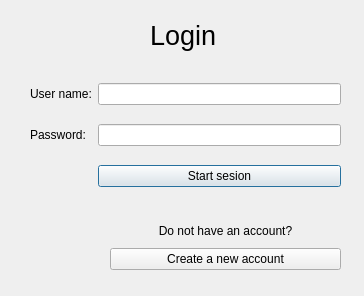
<?xml version="1.0" encoding="UTF-8"?>
<ui version="4.0">
 <class>Login</class>
 <widget class="QDialog" name="Login">
  <property name="geometry">
   <rect>
    <x>0</x>
    <y>0</y>
    <width>364</width>
    <height>296</height>
   </rect>
  </property>
  <property name="windowTitle">
   <string>Dialog</string>
  </property>
  <widget class="QLabel" name="lblLogin">
   <property name="geometry">
    <rect>
     <x>150</x>
     <y>20</y>
     <width>71</width>
     <height>31</height>
    </rect>
   </property>
   <property name="font">
    <font>
     <pointsize>20</pointsize>
    </font>
   </property>
   <property name="text">
    <string>Login</string>
   </property>
  </widget>
  <widget class="QWidget" name="">
   <property name="geometry">
    <rect>
     <x>30</x>
     <y>70</y>
     <width>311</width>
     <height>131</height>
    </rect>
   </property>
   <layout class="QGridLayout" name="gridLayout">
    <item row="0" column="0">
     <widget class="QLabel" name="lblUserName">
      <property name="text">
       <string>User name:</string>
      </property>
     </widget>
    </item>
    <item row="0" column="1">
     <widget class="QLineEdit" name="lineEditUser"/>
    </item>
    <item row="1" column="0">
     <widget class="QLabel" name="lblPassword">
      <property name="text">
       <string>Password:</string>
      </property>
     </widget>
    </item>
    <item row="1" column="1">
     <widget class="QLineEdit" name="lineEditPassword"/>
    </item>
    <item row="2" column="1">
     <widget class="QPushButton" name="btnStartSesion">
      <property name="text">
       <string>Start sesion</string>
      </property>
     </widget>
    </item>
   </layout>
  </widget>
  <widget class="QWidget" name="">
   <property name="geometry">
    <rect>
     <x>110</x>
     <y>220</y>
     <width>231</width>
     <height>50</height>
    </rect>
   </property>
   <layout class="QVBoxLayout" name="verticalLayout">
    <item>
     <widget class="QLabel" name="lblAccount">
      <property name="text">
       <string>Do not have an account?</string>
      </property>
      <property name="alignment">
       <set>Qt::AlignCenter</set>
      </property>
     </widget>
    </item>
    <item>
     <widget class="QPushButton" name="btnCreateAccount">
      <property name="text">
       <string>Create a new account</string>
      </property>
     </widget>
    </item>
   </layout>
  </widget>
 </widget>
 <resources/>
 <connections/>
</ui>
